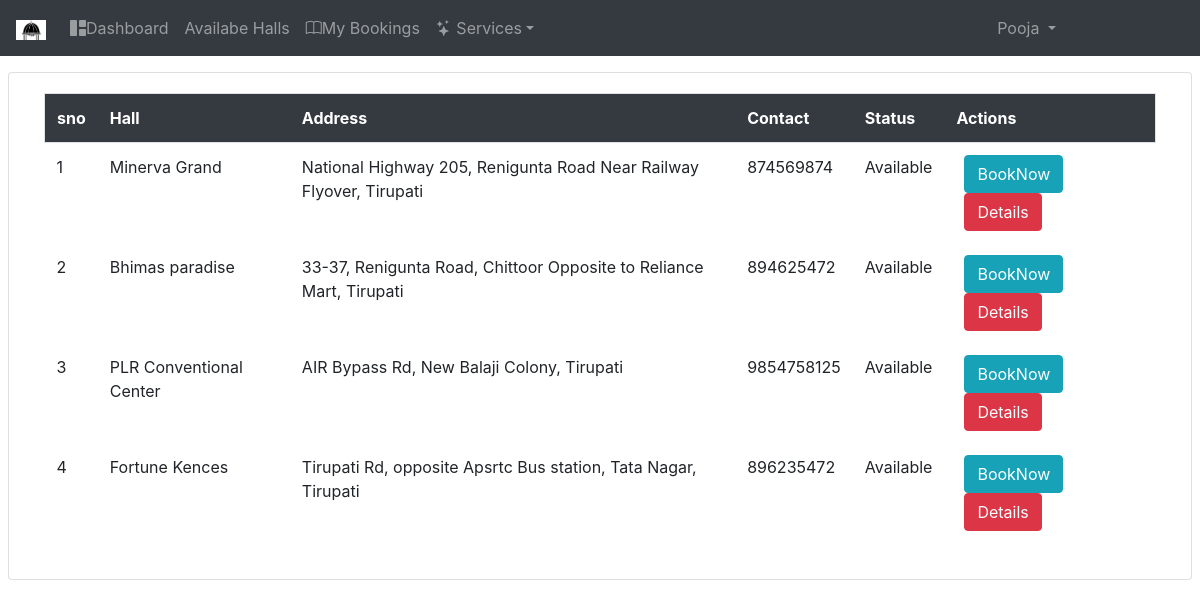
The page /avhl/ (signed in) on the database its author committed.
### HallBooking/models.py (models this page shows)
class User(AbstractUser):
	g = [('M','Male'),('F','Female'),('O','Others')]
	gender = models.CharField(max_length=10,choices=g)
	age = models.IntegerField(default=18)
	mobile_no = models.CharField(max_length=10)
	dob = models.DateField(null=True)
	pid_no=models.CharField(max_length=10)
	address_line1=models.CharField(max_length=200)
	address_line2=models.CharField(max_length=200)
	city=models.CharField(max_length=30)
	state=models.CharField(max_length=30)
	country=models.CharField(max_length=30)
	im = models.ImageField(upload_to="Profile_pics/",default="avatar.png")
	r = [(0,'guest'),(1,'user'),(2,'manager')]
	role = models.IntegerField(choices=r,default=0)

class AdHl(models.Model):
	name = models.CharField(max_length=100)
	address = models.CharField(max_length=70)
	contact = models.IntegerField(default="0000000000")
	landmark = models.CharField(max_length=50)
	h = [('Marriage','Marriage'),('Seminar','Seminar'),('Event','Event')]
	halltype = models.CharField(choices=h,max_length=10,default="Event")
	a = [('AC','Ac'),('Non-AC','Non-AC')]
	aircond = models.CharField(choices=a,max_length=10,default="Non-AC")
	ACHall_Amount = models.CharField(max_length=30,default="25000 per hour")
	NonACHall_Amount = models.CharField(max_length=30,default="20000 per hour")
	occupancy = models.IntegerField(null=True)
	rooms = models.IntegerField(default=0)
	ACRoom_Cost = models.CharField(max_length=30,default="5000 per hour")
	NonACRoom_Cost = models.CharField(max_length=30,default="3000 per hour")
	area = models.CharField(max_length=20)
	amount = models.IntegerField(default=300)
	status = models.CharField(max_length=50,default="Available")
	fil = models.ImageField(upload_to="Hall_Images/")
	add = models.ForeignKey(User,on_delete=models.CASCADE)

### HallBooking/views.py (the view)
# urls.py: path('avhl/',views.availhalls,name="avh"),
@login_required
def availhalls(request):
	l = AdHl.objects.filter(add_id=request.user.id)
	y = AdHl.objects.all()
	return render(request,'html/availablehalls.html',{'mn':l,'m':y})

### HallBooking/templates/html/availablehalls.html (shortened to what this page needs)
{% extends 'html/base.html' %}
{% load static %}
{% block content %}
<body id="bg" style="background-image: url('{% static 'img/about5.jpg' %}');">
</body>
<div class="container-fluid mt-3">
	<div class="row">
		<div class="card col-md mx-2">
		<div class="card-body">
			<table class="table table-borderless" id="table_id">
				<tr class="bg-dark text-white border rounded">
					<th>sno</th>
					<th>Hall</th>
					<th>Address</th>
					<th>Contact</th>
					<th>Status</th>
					<th colspan="2">Actions</th>
				</tr>
				{% for n in m %}
				<tr>
					<td>{{forloop.counter}}</td>
					<td>{{n.name}}</td>
					<td>{{n.address}}</td>
					<td>{{n.contact}}</td>
					<td>{{n.status}}</td>
					<td><a href="{% url 'bkh' n.id  %}" class="btn btn-info mx-2">BookNow</a><a href="{% url 'detail' n.id %}" class="btn btn-danger mx-2">Details</a></td>
				</tr>
				{% endfor %}
			</table>
		</div>
	</div>
</div>
{% endblock %}

### HallBooking/templates/html/navbar.html (shortened to what this page needs)
{% load static %}
<nav class="navbar navbar-expand-md bg-dark navbar-dark">
  <a class="navbar-brand" href="{% url 'hm' %}">
    <img src="{% static 'img/logo3.png' %}" alt="logo" style="width:30px;height:20px;">
  </a>
  <div class="collapse navbar-collapse" id="collapsibleNavbar">
    <ul class="navbar-nav">
      {% if not user.is_authenticated %}
      <li class="nav-item">
        <a class="nav-link" href="{% url 'hm' %}"><i class="bi bi-house-fill"></i>Home</a>
      </li>
      <li class="nav-item">
        <a class="nav-link" href="{% url 'ab' %}"><i class="bi bi-info-circle-fill"></i>About</a>
      </li>
      <li class="nav-item">
        <a class="nav-link" href="{% url 'cn' %}"><i class="bi bi-telephone-fill"></i></i>Contact</a>
      </li>
      <li class="nav-item">
        <a class="nav-link" href="{% url 'rg' %}">Registration</a>
      </li>
    {% elif user.role == 1 %}
    <li class="nav-item">
      <a class="nav-link" href="{% url 'dsh' %}"><i class="bi bi-grid-1x2-fill"></i>Dashboard</a>
    </li>
    <li class="nav-item">
        <a class="nav-link" href="{% url 'avh' %}">Availabe Halls</a>
    </li>
    <li class="nav-item">
        <a class="nav-link" href="{% url 'mybookings' %}"><i class="bi bi-book"></i>My Bookings</a>
    </li>
    <li class="dropdown">
      <a class="nav-link dropdown-toggle" type="button" data-toggle="dropdown"><i class="bi bi-stars"></i> Services</a>
    </li>
    {% endif %}
  </ul>
    <ul class="navbar-nav ml-auto" style="margin-right:120px">
      {% if not user.is_authenticated %}
      <li class="nav-item">
        <a class="nav-link" href="{% url 'lg' %}"><i class="bi bi-person-check-fill"></i>Login</a>
      </li>
      {% else %}
      <li class="dropdown">
      <a type="button" class="nav-link dropdown-toggle" data-toggle="dropdown">
         {{user.username}}
       </a>
    </li>
    {% endif %}
    </ul>
  </div>
</nav>

### HallBooking/static/css/comment.css (style rules this page uses)
#bg { background-repeat: no-repeat; background-size: 1800px 900px; background-position: top; background-attachment: fixed; }

### rows shown on the page
User: username "Pooja"
AdHl: name "Minerva Grand", address "National Highway 205, Renigunta Road Near Railway Flyover, Tirupati", contact "874569874", status "Available"
AdHl: name "Bhimas paradise", address "33-37, Renigunta Road, Chittoor Opposite to Reliance Mart, Tirupati", contact "894625472", status "Available"
AdHl: name "PLR Conventional Center", address "AIR Bypass Rd, New Balaji Colony, Tirupati", contact "9854758125", status "Available"
AdHl: name "Fortune Kences", address "Tirupati Rd, opposite Apsrtc Bus station, Tata Nagar, Tirupati", contact "896235472", status "Available"
